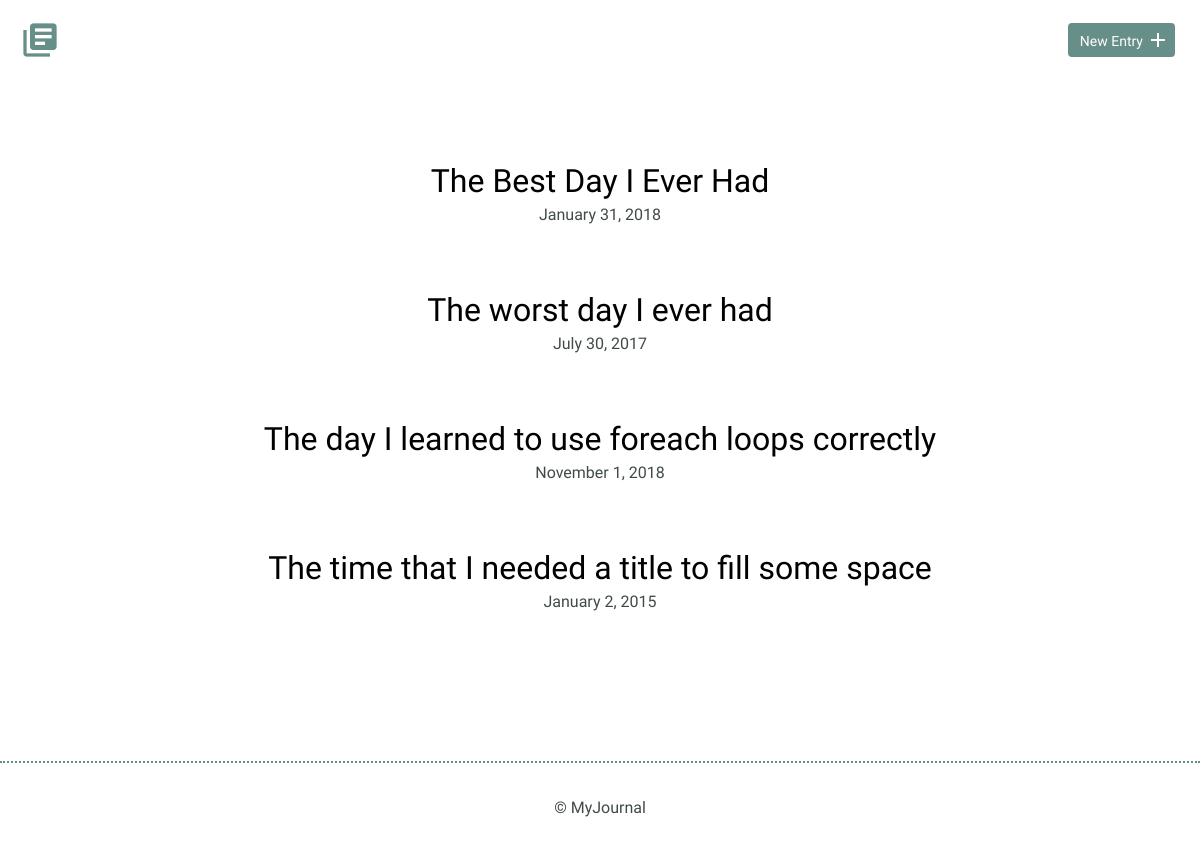
Before: / with the older database file.
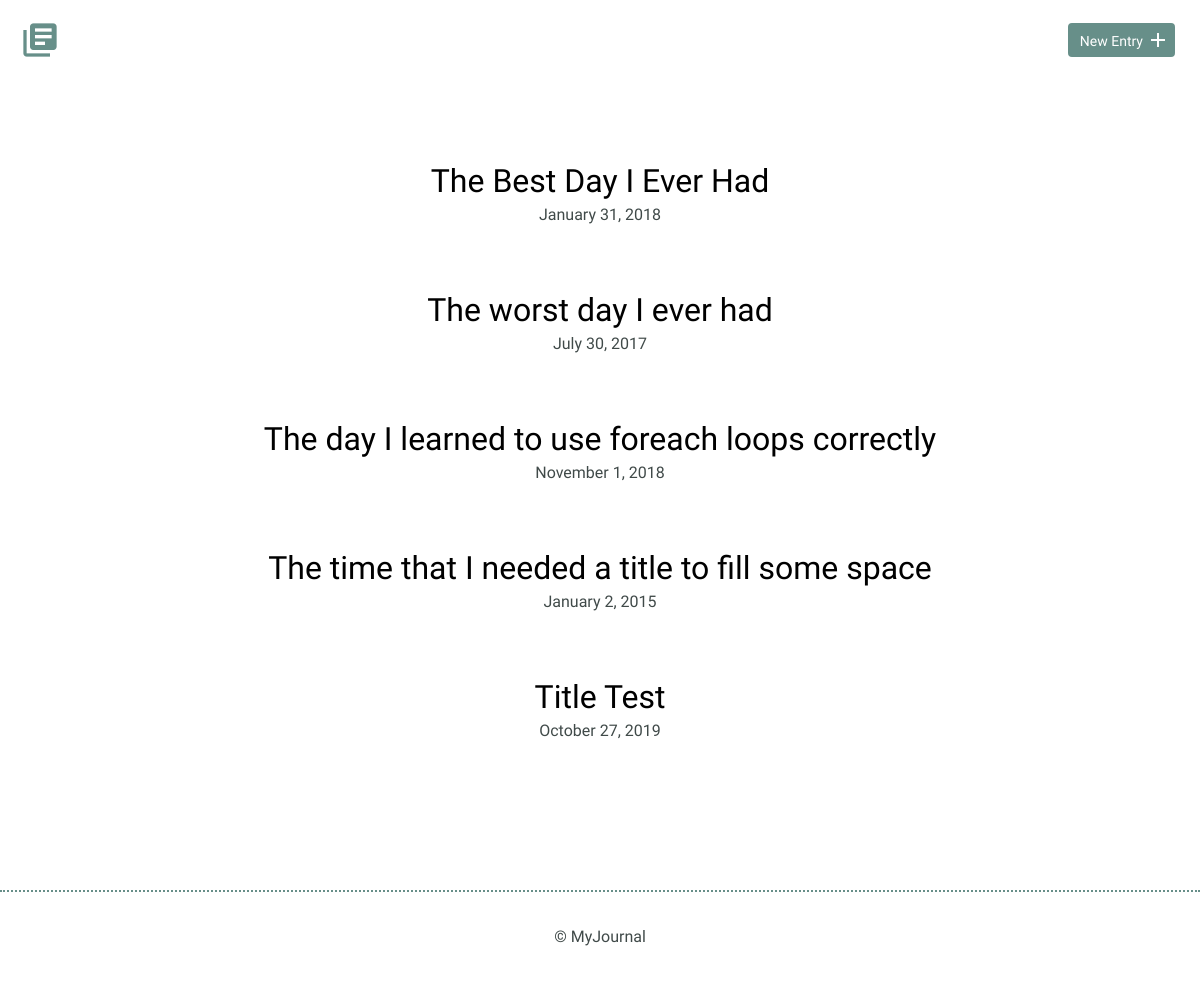
After: the same page with the newer database file.
### tables this page shows
CREATE TABLE "entries" (
	`id`	INTEGER,
	`title`	TEXT,
	`date`	TEXT,
	`time_spent`	INTEGER,
	`learned`	BLOB,
	`resources`	BLOB,
	PRIMARY KEY(`id`)
);

### inc/functions.php (called while the page is built, shortened)
<?php
function get_entries() {
    include('connection.php');
    try {
       $results = $db->query('SELECT * FROM entries');
    } catch (Exception $e) {
       $e->getMessage();
    }
    $entries = $results->fetchAll(PDO::FETCH_ASSOC);
    return $entries;
}
?>

### index.php (the view)
<?php
include('inc/connection.php');
include('inc/functions.php');
$entries = get_entries();
include('inc/header.php');
?>
        <section>
            <div class="container">
                <div class="entry-list">
                    <?php foreach ($entries as $entry) { ?>
                        <article>
                            <h2>
                                <a href="detail.php?id=<?php echo $entry['id']; ?>">
                                    <?php echo $entry['title']; ?>
                                </a>
                            </h2>
                            <time datetime="<?php echo $entry['date']; ?>">
                                <?php echo strftime("%B %e, %G", strtotime($entry['date'])); ?>
                            </time>
                        </article>
                    <?php } ?>
                </div>
            </div>
        </section>
<?php
include('inc/footer.php');
?>

### inc/header.php (shortened to what this page needs)
<!DOCTYPE html>
<html>
    <head>
        <link rel="stylesheet" href="css/normalize.css">
        <link rel="stylesheet" href="css/site.css">
    </head>
    <body>
        <header>
            <div class="container">
                <div class="site-header">
                    <a class="logo" href="index.php"><i class="material-icons">library_books</i></a>
                    <a class="button icon-right" href="new.php"><span>New Entry</span> <i class="material-icons">add</i></a>
                </div>
            </div>
        </header>

### inc/footer.php
        <footer>
            <div>
                &copy; MyJournal
            </div>
        </footer>
    </body>
</html>

### css/site.css (style rules this page uses)
body { font-size: 16px; color: #404a49; font-family: 'Cousine', serif; font-weight: 400; }
.container { margin: 0 auto; padding: 0 25px; }
header .site-header { margin: 0 auto; height: 95px; }
header .logo i { color: #678f89; margin: 20px 0 0 -5px; float: left; font-size: 40px; }
header .button { float: right; margin: 33px 0 0 0; }
footer { text-align: center; padding: 35px 0; border-top: 2px dotted #678f89; }
.button { padding: 8px 10px 6px 10px; background: #678f89; border: 2px solid #678f89; border-radius: 4px; text-decoration: none; color: #FFF; position: relative; text-align: center; font-size: 14px; }
.button.icon-right { padding-right: 30px; top: -10px; }
.button.icon-right i { position: absolute; top: 3px; right: 3px; }
h1, h2, h3 { margin: 0; font-weight: 400; line-height: 1em; color: #000; }
h2 { font-size: 32px; }
h2 a { text-decoration: none; color: #000; }
.entry-list, .edit-entry, .new-entry { max-width: 800px; margin: 0 auto; padding: 70px 0 150px 0; }
.entry-list article { margin-bottom: 70px; text-align: center; }
.entry-list article:last-child { margin-bottom: 0; }
.entry-list article h2 { margin-bottom: 8px; }

Changed rows visible on the page:
added entries: title "Title Test", date "October 27, 2019"
